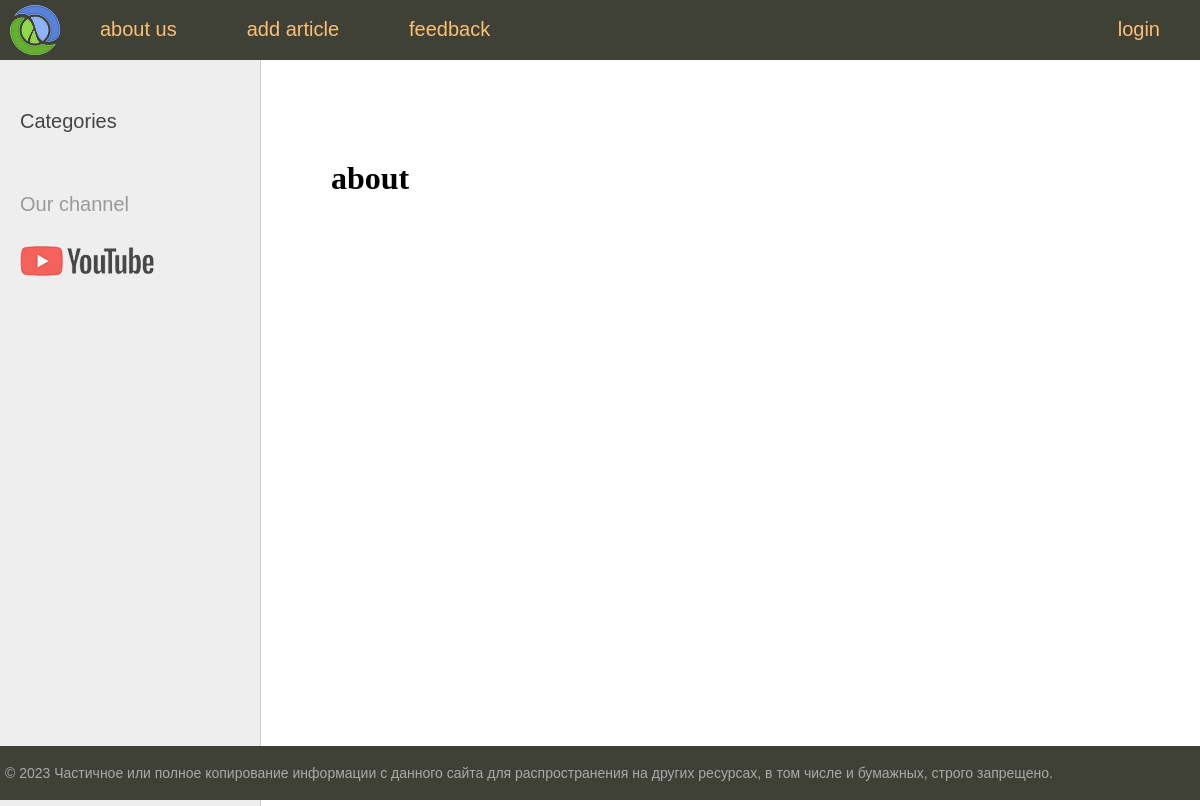
Before: /men/about/ with the older database file.
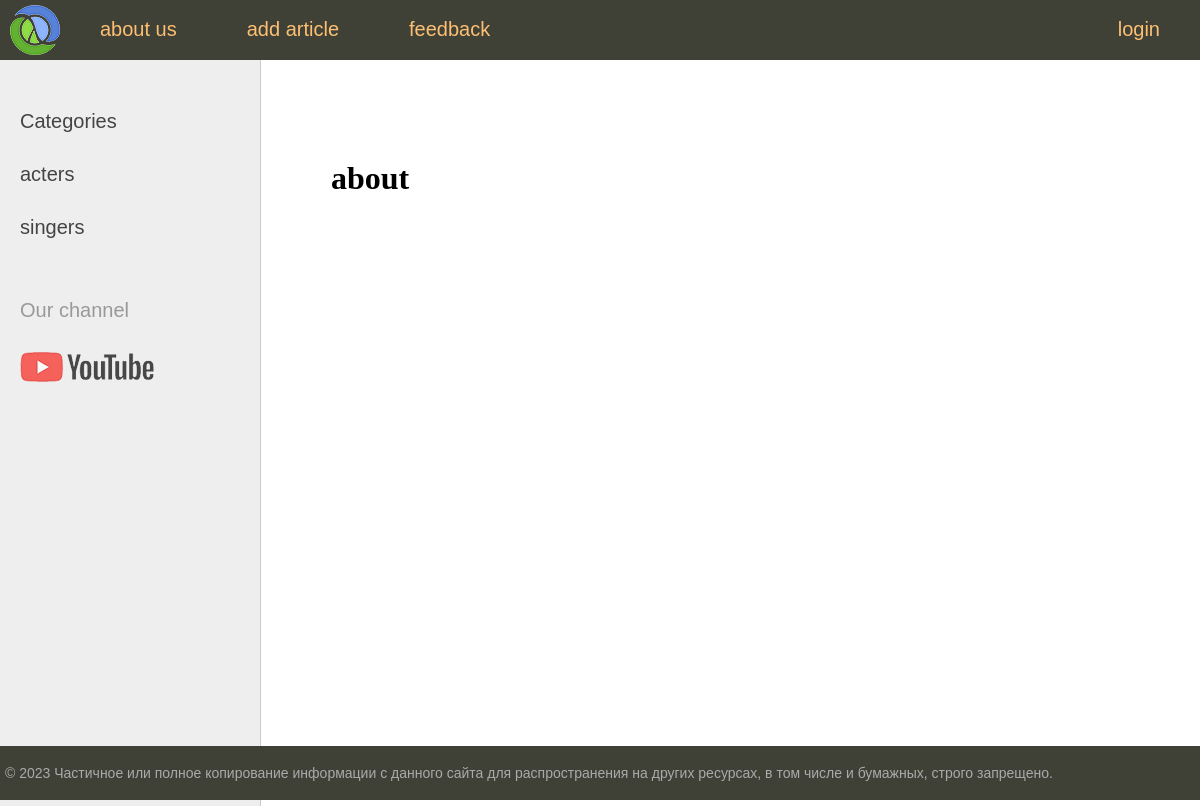
After: the same page with the newer database file.
### men/models.py (models this page shows, shortened)
class Category(models.Model):
    name = models.CharField(max_length=100, db_index=True)
    slug = models.SlugField(max_length=255, unique=True, db_index=True)
    def get_absolute_url(self):
        return reverse('category', kwargs={'cat_slug': self.slug}) # key cat_slug we take from url where <slug:cat_slug> and then in out template we can just insert in link {{ cat.get_absolute_url }}

### men/views.py (the view)
# urls.py: path('about/', views.about, name='about'),
def about(request):
    return render(request, 'about.html', {'title':'about', 'menu': menu})

### men/templatetags/men_tags.py (called while the page is built)
@register.inclusion_tag('list_categories.html')# this tag is to mark a category a selected person belongs to( category turns blue)
def show_categories(cat_selected=0):
    cats = Category.objects.all()
    return {'cats': cats, 'cat_selected': cat_selected}

@register.inclusion_tag('list_tags.html')
def show_all_tags():
    return {'tags': TagPost.objects.all()}

### templates/about.html
{% extends 'base.html' %}
{% block content %}
<h1>{{ title }}</h1>
{% endblock %}

### templates/list_categories.html
        {% for cat in cats %}
		{% if cat.id == cat_selected %}
		<li class="selected">{{ cat.name }}</li>
		{% else %}
		<li><a href="{{ cat.get_absolute_url }}">{{ cat.name }}</a></li>
		{% endif %}
		{% endfor %}

Changed rows visible on the page:
added Category: name "acters"
added Category: name "singers"
